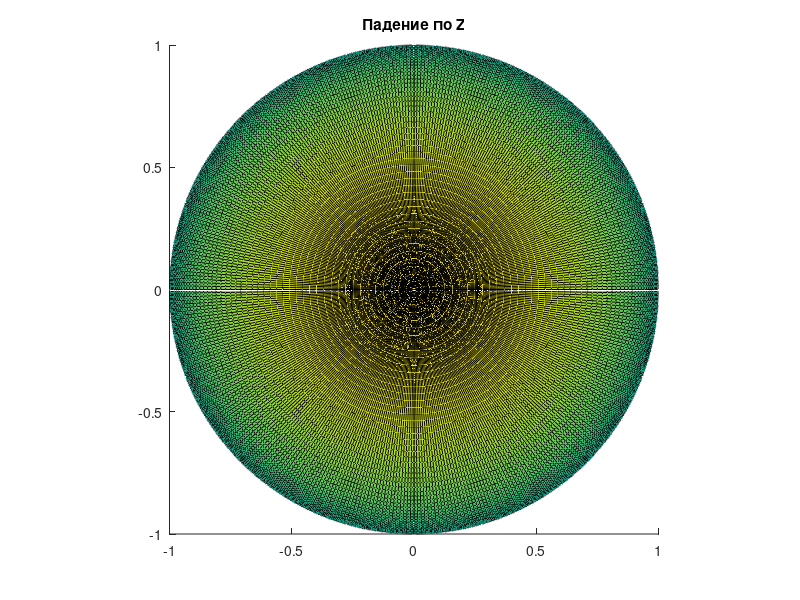
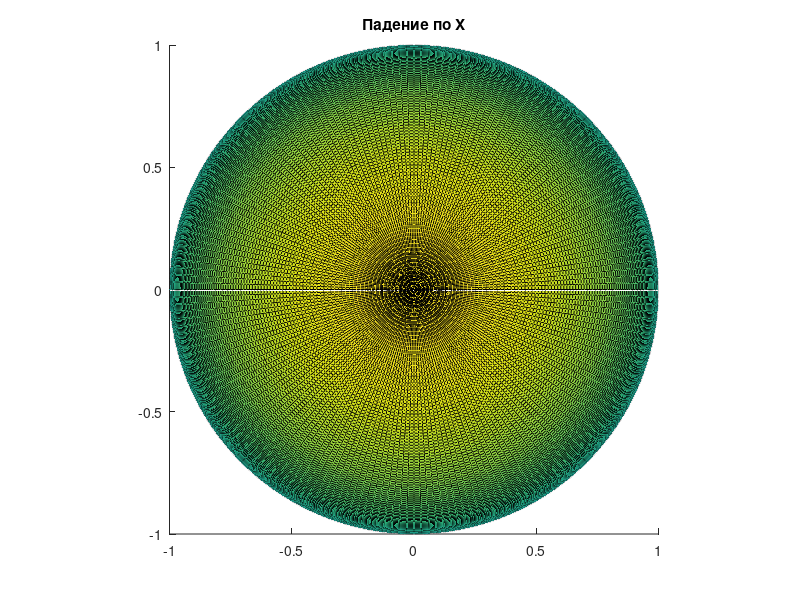
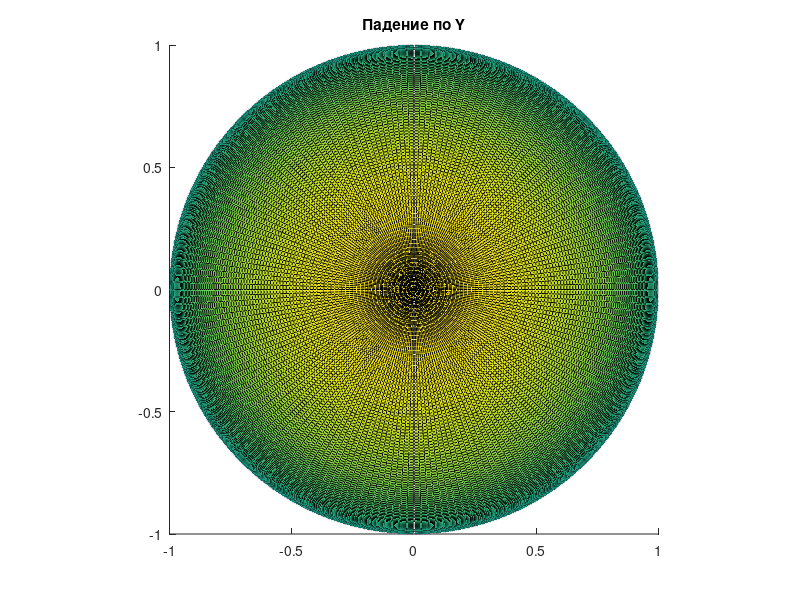

Reproduce these figures in MATLAB, in order.
%=======================Падение по Z
n = 101
m = 0:1:n-1;
theta_ = (pi/(n-1)*m);
X_2 = 0:1:double(n)-1;
fi_ = (pi/2/double(n-1)*m);

theta = repmat(theta_', 1, n);
fi = repmat(fi_, n, 1);

F = 1

X = F .* sin(theta) .* cos(fi);
Y = F .* sin(theta) .* sin(fi);
Z = F .* cos(theta);

figure
hold on;

surf(X, Y, Z);
surf(X, -Y, Z);
surf(-X, Y, Z);
surf(-X, -Y, Z);
axis square
title('Падение по Z')
hold off;

%=======================Падение по X

n = 101
m = 0:1:n-1;
theta_ = (pi/2/(n-1)*m);
fi_ = (pi/double(n-1)*m);

theta = repmat(theta_', 1, n);
fi = repmat(fi_, n, 1);

F = 1

X= F .* sin(theta) .* cos(fi);
Y = F .* sin(theta) .* sin(fi);
Z = F .* cos(theta);

figure
hold on;

surf(X, Y, Z);
surf(X, -Y, Z);
surf(X, Y, -Z);
surf(X, -Y, -Z);
axis square
title('Падение по X')
hold off;

%======================= Падение по Y 

n = 101
m = 0:1:n-1;
theta_ = (pi/2/(n-1)*m);
X_2 = 0:1:double(n)-1;
fi_ = (pi/2 + pi/double(n-1)*m);

theta = repmat(theta_', 1, n);
fi = repmat(fi_, n, 1);

F = 1

X= F .* sin(theta) .* cos(fi);
Y = F .* sin(theta) .* sin(fi);
Z = F .* cos(theta);

figure
hold on;
axis square
surf(X, Y, Z);
surf(-X, Y, Z);
surf(X, Y, -Z);
surf(-X, Y, -Z);

title('Падение по Y')
hold off;